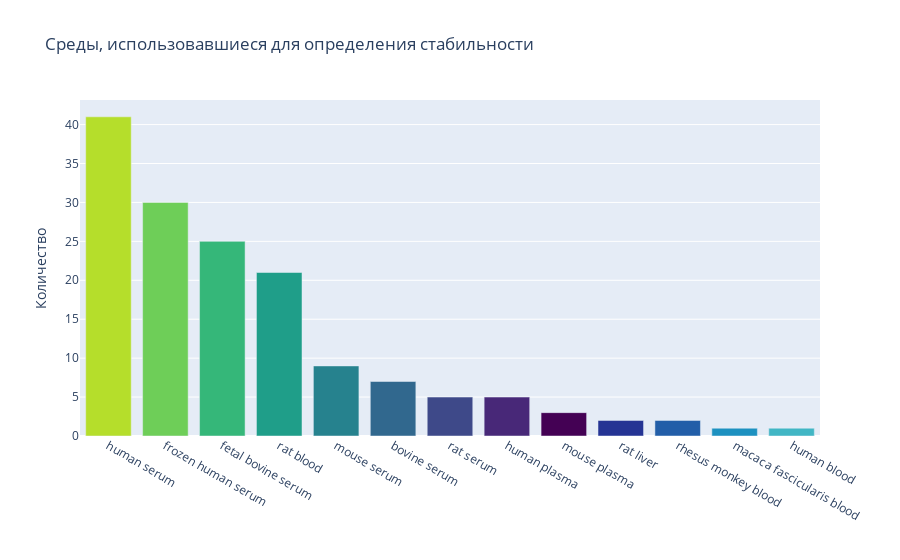

Notebook code cell kept with this figure:
### Code cell
plot_bar(df, 'Environment', "Среды, использовавшиеся для определения стабильности", colors)

### Figure 1 — Plotly figure (JSON) as saved in the notebook; plotly's stock layout.template omitted (floating-point values rounded to 4 significant figures)
{"data": [{"alignmentgroup": "True", "hovertemplate": "color=human serum<br>=%{x}<br>Количество=%{y}<extra></extra>", "legendgroup": "human serum", "marker": {"color": "#b5de2b", "pattern": {"shape": ""}}, "name": "human serum", "offsetgroup": "human serum", "orientation": "v", "showlegend": true, "textposition": "auto", "type": "bar", "x": ["human serum"], "xaxis": "x", "y": [41], "yaxis": "y"}, {"alignmentgroup": "True", "hovertemplate": "color=frozen human serum<br>=%{x}<br>Количество=%{y}<extra></extra>", "legendgroup": "frozen human serum", "marker": {"color": "#6ece58", "pattern": {"shape": ""}}, "name": "frozen human serum", "offsetgroup": "frozen human serum", "orientation": "v", "showlegend": true, "textposition": "auto", "type": "bar", "x": ["frozen human serum"], "xaxis": "x", "y": [30], "yaxis": "y"}, {"alignmentgroup": "True", "hovertemplate": "color=fetal bovine serum<br>=%{x}<br>Количество=%{y}<extra></extra>", "legendgroup": "fetal bovine serum", "marker": {"color": "#35b779", "pattern": {"shape": ""}}, "name": "fetal bovine serum", "offsetgroup": "fetal bovine serum", "orientation": "v", "showlegend": true, "textposition": "auto", "type": "bar", "x": ["fetal bovine serum"], "xaxis": "x", "y": [25], "yaxis": "y"}, {"alignmentgroup": "True", "hovertemplate": "color=rat blood<br>=%{x}<br>Количество=%{y}<extra></extra>", "legendgroup": "rat blood", "marker": {"color": "#1f9e89", "pattern": {"shape": ""}}, "name": "rat blood", "offsetgroup": "rat blood", "orientation": "v", "showlegend": true, "textposition": "auto", "type": "bar", "x": ["rat blood"], "xaxis": "x", "y": [21], "yaxis": "y"}, {"alignmentgroup": "True", "hovertemplate": "color=mouse serum<br>=%{x}<br>Количество=%{y}<extra></extra>", "legendgroup": "mouse serum", "marker": {"color": "#26828e", "pattern": {"shape": ""}}, "name": "mouse serum", "offsetgroup": "mouse serum", "orientation": "v", "showlegend": true, "textposition": "auto", "type": "bar", "x": ["mouse serum"], "xaxis": "x", "y": [9], "yaxis": "y"}, {"alignmentgroup": "True", "hovertemplate": "color=bovine serum<br>=%{x}<br>Количество=%{y}<extra></extra>", "legendgroup": "bovine serum", "marker": {"color": "#31688e", "pattern": {"shape": ""}}, "name": "bovine serum", "offsetgroup": "bovine serum", "orientation": "v", "showlegend": true, "textposition": "auto", "type": "bar", "x": ["bovine serum"], "xaxis": "x", "y": [7], "yaxis": "y"}, {"alignmentgroup": "True", "hovertemplate": "color=rat serum<br>=%{x}<br>Количество=%{y}<extra></extra>", "legendgroup": "rat serum", "marker": {"color": "#3e4989", "pattern": {"shape": ""}}, "name": "rat serum", "offsetgroup": "rat serum", "orientation": "v", "showlegend": true, "textposition": "auto", "type": "bar", "x": ["rat serum"], "xaxis": "x", "y": [5], "yaxis": "y"}, {"alignmentgroup": "True", "hovertemplate": "color=human plasma<br>=%{x}<br>Количество=%{y}<extra></extra>", "legendgroup": "human plasma", "marker": {"color": "#482878", "pattern": {"shape": ""}}, "name": "human plasma", "offsetgroup": "human plasma", "orientation": "v", "showlegend": true, "textposition": "auto", "type": "bar", "x": ["human plasma"], "xaxis": "x", "y": [5], "yaxis": "y"}, {"alignmentgroup": "True", "hovertemplate": "color=mouse plasma<br>=%{x}<br>Количество=%{y}<extra></extra>", "legendgroup": "mouse plasma", "marker": {"color": "#440154", "pattern": {"shape": ""}}, "name": "mouse plasma", "offsetgroup": "mouse plasma", "orientation": "v", "showlegend": true, "textposition": "auto", "type": "bar", "x": ["mouse plasma"], "xaxis": "x", "y": [3], "yaxis": "y"}, {"alignmentgroup": "True", "hovertemplate": "color=rat liver<br>=%{x}<br>Количество=%{y}<extra></extra>", "legendgroup": "rat liver", "marker": {"color": "#253494", "pattern": {"shape": ""}}, "name": "rat liver", "offsetgroup": "rat liver", "orientation": "v", "showlegend": true, "textposition": "auto", "type": "bar", "x": ["rat liver"], "xaxis": "x", "y": [2], "yaxis": "y"}, {"alignmentgroup": "True", "hovertemplate": "color=rhesus monkey blood<br>=%{x}<br>Количество=%{y}<extra></extra>", "legendgroup": "rhesus monkey blood", "marker": {"color": "#225ea8", "pattern": {"shape": ""}}, "name": "rhesus monkey blood", "offsetgroup": "rhesus monkey blood", "orientation": "v", "showlegend": true, "textposition": "auto", "type": "bar", "x": ["rhesus monkey blood"], "xaxis": "x", "y": [2], "yaxis": "y"}, {"alignmentgroup": "True", "hovertemplate": "color=macaca fascicularis blood<br>=%{x}<br>Количество=%{y}<extra></extra>", "legendgroup": "macaca fascicularis blood", "marker": {"color": "#1d91c0", "pattern": {"shape": ""}}, "name": "macaca fascicularis blood", "offsetgroup": "macaca fascicularis blood", "orientation": "v", "showlegend": true, "textposition": "auto", "type": "bar", "x": ["macaca fascicularis blood"], "xaxis": "x", "y": [1], "yaxis": "y"}, {"alignmentgroup": "True", "hovertemplate": "color=human blood<br>=%{x}<br>Количество=%{y}<extra></extra>", "legendgroup": "human blood", "marker": {"color": "#41b6c4", "pattern": {"shape": ""}}, "name": "human blood", "offsetgroup": "human blood", "orientation": "v", "showlegend": true, "textposition": "auto", "type": "bar", "x": ["human blood"], "xaxis": "x", "y": [1], "yaxis": "y"}], "layout": {"barmode": "relative", "legend": {"title": {"text": "color"}, "tracegroupgap": 0}, "showlegend": false, "title": {"text": "Среды, использовавшиеся для определения стабильности"}, "xaxis": {"anchor": "y", "domain": [0, 1], "title": {"text": ""}}, "yaxis": {"anchor": "x", "domain": [0, 1], "title": {"text": "Количество"}}}}
